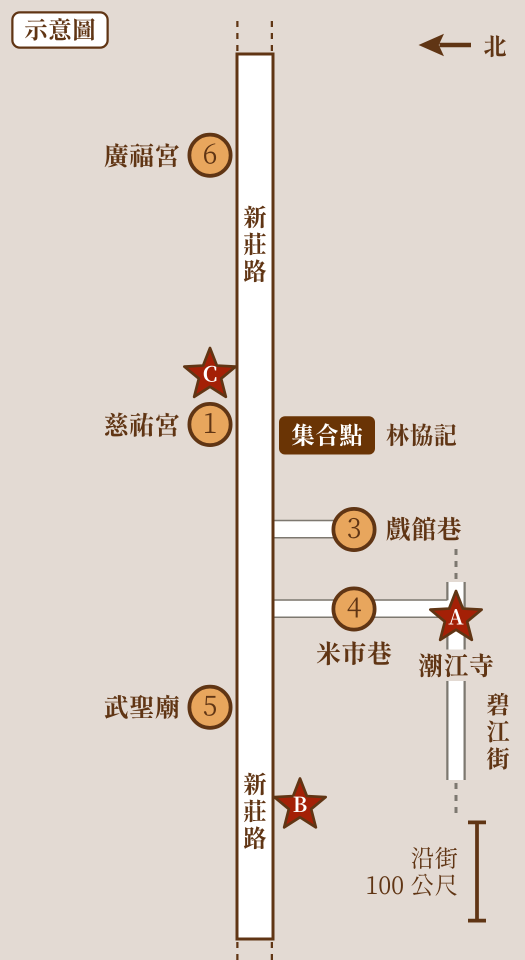
#> input picture assets-src/img/youth-map.png, 1050 x 1920 px (shown at 1/2 size)
$ python compress-images.py
#> lines starting #> are read from the running program, lines starting #| are printed output that depends on the picture
#!/usr/bin/env python3
"""把青年場的地圖與附圖壓成 WebP，放到 site/assets/img/。原圖換過就重跑。

用法：tools/.venv/bin/python tools/compress-images.py
需要 Pillow：tools/.venv/bin/pip install Pillow

- 長邊縮到 1600 px（原圖比較小就保持原尺寸，不放大）。
- 地圖和附圖要能放大看清楚小字（HANDOFF §5），壓完請親眼看一次生肖沖煞表。
"""
import pathlib
import sys

try:
    from PIL import Image
except ImportError:
    sys.exit('需要 Pillow：tools/.venv/bin/pip install Pillow，再用 tools/.venv/bin/python 執行。')

ROOT = pathlib.Path(__file__).resolve().parent.parent
SRC = ROOT / 'assets-src' / 'img'
OUT = ROOT / 'site' / 'assets' / 'img'

LONG_EDGE = 1600
QUALITY = 82

FILES = [
    'youth-map.png',
    'youth-L1-zodiac-chart.jpg',
    'youth-L2-fig1-shop-positions.jpg',
    'youth-L2-fig2-4x4-arrows.png',
]


def kb(n):
    return f'{n / 1024:.0f} KB'


def main():
    OUT.mkdir(parents=True, exist_ok=True)
    for name in FILES:
        src = SRC / name
        dst = OUT / (src.stem + '.webp')
        with Image.open(src) as im:
#> im is the input picture: PIL image 1050x1920 RGB; mean R, G, B 222.9, 212, 203.5
            im.load()
            w, h = im.size
#> w = 1050; h = 1920
            scale = min(1.0, LONG_EDGE / max(w, h))
#> scale = 0.833
            if im.mode not in ('RGB', 'RGBA'):
                im = im.convert('RGBA' if 'A' in im.getbands() or 'transparency' in im.info else 'RGB')
            if scale < 1.0:
                im = im.resize((round(w * scale), round(h * scale)), Image.LANCZOS)
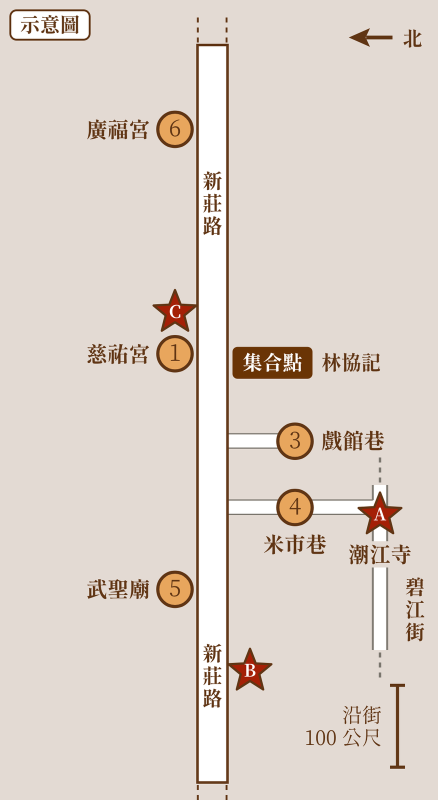
#> im: PIL image 875x1600 RGB (shown at 1/2 size); mean R, G, B 222.8, 211.9, 203.4
            im.save(dst, 'WEBP', quality=QUALITY, method=6)
            nw, nh = im.size
#> nw = 875; nh = 1600
        print(f'{name:36s} {w}×{h} {kb(src.stat().st_size):>8s}  →  {dst.name:38s} {nw}×{nh} {kb(dst.stat().st_size):>8s}')
#| youth-map.png                        1050×1920   128 KB  →  youth-map.webp                         875×1600    38 KB
#> pass 2 of the loop in main, `for name in FILES:`:
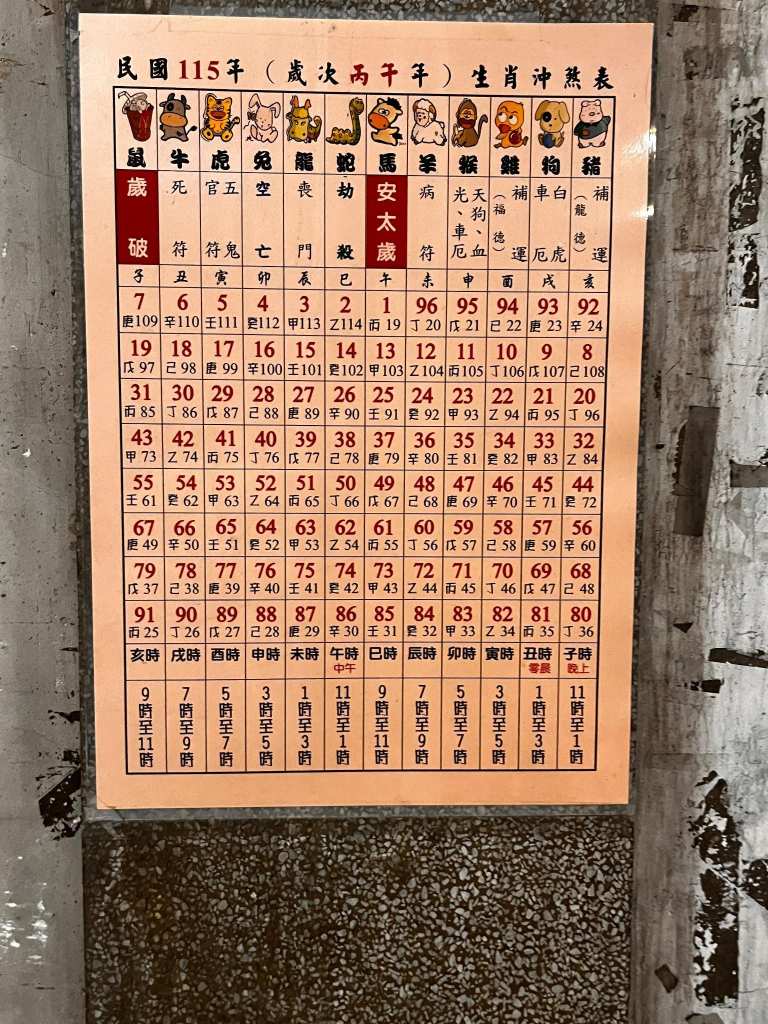
#> input picture assets-src/img/youth-L1-zodiac-chart.jpg, 1536 x 2048 px (shown at 1/2 size)
#> in main, im is the input picture: PIL image 1536x2048 RGB; mean R, G, B 161.2, 127.3, 103.8
#> in main, `im = im.resize((round(w * scale), round(h * scale)), Image.LANCZOS)`:
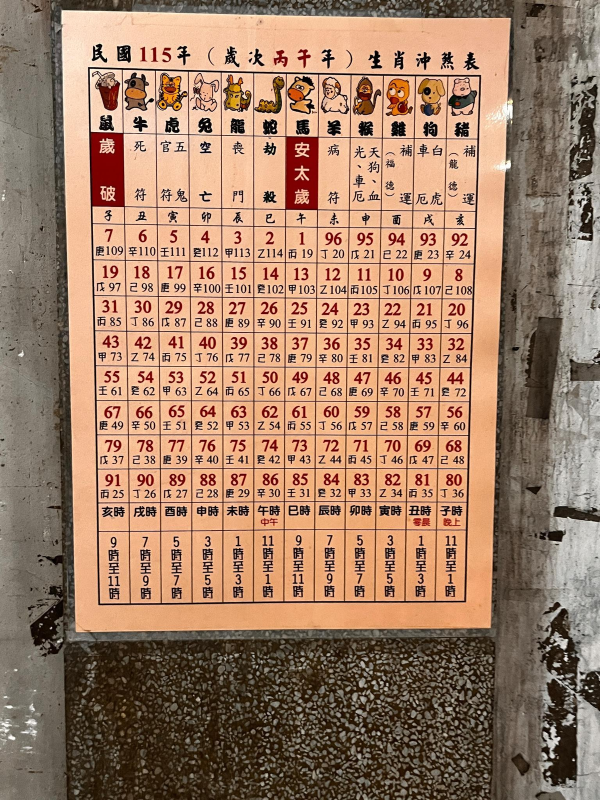
#> im: PIL image 1200x1600 RGB (shown at 1/2 size); mean R, G, B 161.1, 127.4, 104
#| youth-L1-zodiac-chart.jpg            1536×2048   661 KB  →  youth-L1-zodiac-chart.webp             1200×1600   392 KB
#> pass 3 of the loop in main, `for name in FILES:`:
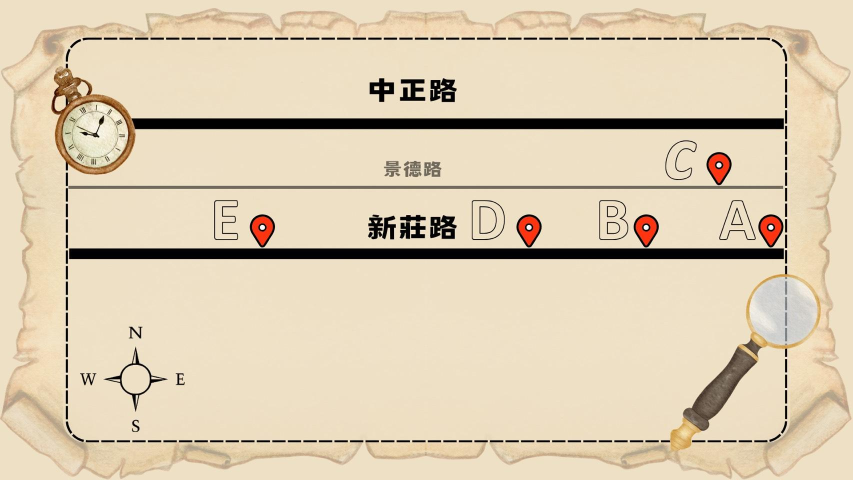
#> input picture assets-src/img/youth-L2-fig1-shop-positions.jpg, 1706 x 960 px (shown at 1/2 size)
#> in main, im is the input picture: PIL image 1706x960 RGB; mean R, G, B 220.8, 205.4, 179
#> in main, `im = im.resize((round(w * scale), round(h * scale)), Image.LANCZOS)`:
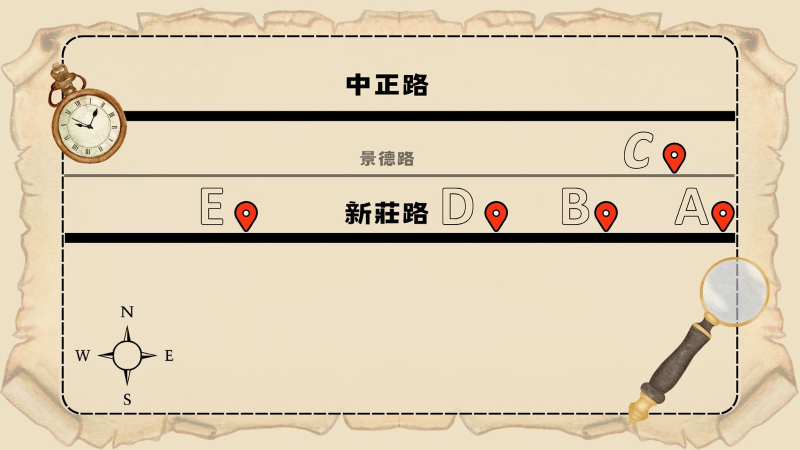
#> im: PIL image 1600x900 RGB (shown at 1/2 size); mean R, G, B 220.9, 205.4, 179
#| youth-L2-fig1-shop-positions.jpg     1706×960   124 KB  →  youth-L2-fig1-shop-positions.webp      1600×900    53 KB
#> the loop made 4 passes; the first 3 are shown


if __name__ == '__main__':
    main()
